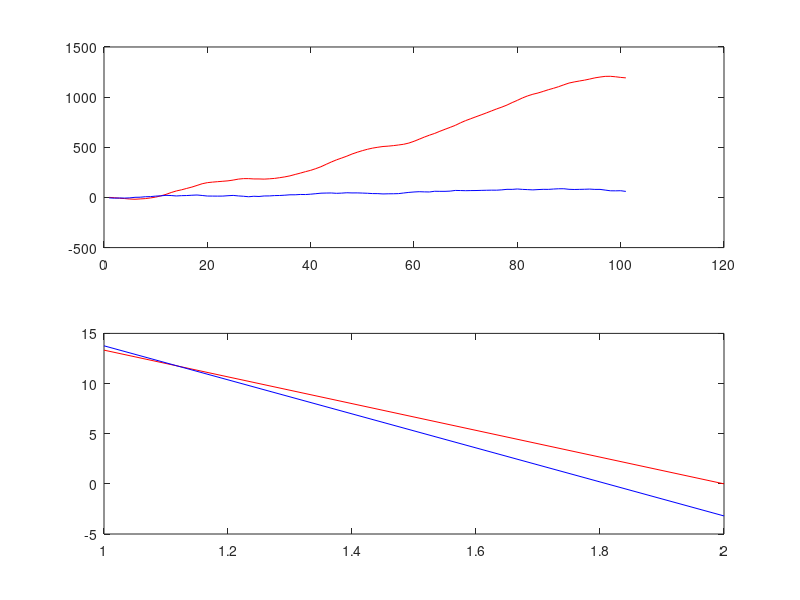

Here is the MATLAB script that generated this plot:
clear
load Logs/easydata.csv
load C/simpleoutput.txt

z = easydata(:,1);
u = easydata(:,2);
K = [0.05716, 0.01694];
X = zeros(2,101);
X(1,1) = z(1);
X(1,2) = u(2);
mdt = 0.1;
for k = 2:101
Xk1 = X(1,k-1) + X(2,k-1)*mdt + mdt^2/2 *u(k);
Xk2 = X(2,k-1) + u(k)*mdt;
% Prediction error
error = z(k) - Xk1;
% Correct
X(1,k) = Xk1 + K(1)*error;
% Add to bias for making next prediction better
X(2,k) = Xk2 + K(2)*error;
end

close all;
subplot(2,1,1);
plot(simpleoutput(:,1),'r');
hold on;
plot(simpleoutput(:,2),'b');
hold off;
subplot(2,1,2);
plot(X(:,1),'r');
hold on;
plot(X(:,2),'b');
hold off;
